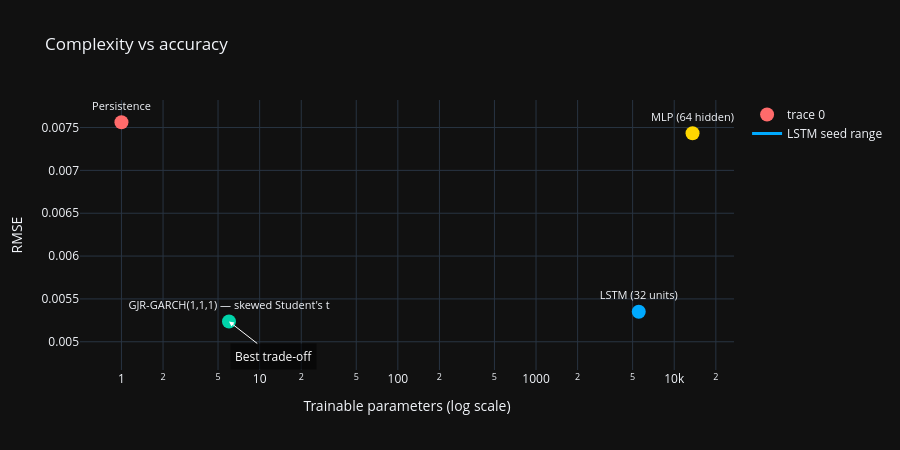

The cell this chart's notebook holds for it:
### Markdown cell above
### Complexity versus accuracy

### Code cell
models = {
    'Persistence': (0, pers_rmse_check),
    GARCH_LABEL: (garch_n_params, GARCH_RMSE),
    f'MLP ({MLP_HIDDEN} hidden)': (mlp_params, mlp_rmse),
    f'LSTM ({LSTM_UNITS} units)': (lstm_params, lstm_rmse),
}

names = list(models.keys())
params_plot = [max(v[0], 1) for v in models.values()]
rmses = [v[1] for v in models.values()]

frontier = []
for i, (n_i, r_i) in enumerate(zip(params_plot, rmses)):
    dominated = any((n_j <= n_i and r_j < r_i)
                    for j, (n_j, r_j) in enumerate(zip(params_plot, rmses))
                    if j != i)
    if not dominated:
        frontier.append(i)

best_i = min(frontier, key=lambda i: rmses[i])

fig = go.Figure()
fig.add_trace(go.Scatter(
    x=params_plot, y=rmses, mode='markers+text', text=names,
    textposition='top center',
    marker=dict(size=14, color=['#ff6b6b', '#00d4aa', '#ffd700', '#00aaff']),
    textfont=dict(size=11),
))
# LSTM seed spread as a vertical bar: the point estimate is not the whole story.
fig.add_trace(go.Scatter(
    x=[lstm_params, lstm_params], y=[lstm_rmse_min, lstm_rmse_max],
    mode='lines', line=dict(color='#00aaff', width=3),
    name='LSTM seed range', showlegend=True,
))
fig.add_annotation(x=np.log10(params_plot[best_i]), y=rmses[best_i],
                   text='Best trade-off', showarrow=True, arrowhead=2,
                   arrowcolor='white', ax=45, ay=35,
                   font=dict(color='white', size=12),
                   bgcolor='rgba(0,0,0,0.55)', borderpad=4)
fig.update_layout(template='plotly_dark', title='Complexity vs accuracy',
                  xaxis_title='Trainable parameters (log scale)',
                  yaxis_title='RMSE', xaxis_type='log', height=450)
fig.show()

if lstm_garch_tie:
    complexity_note = (
        f'On this seed the LSTM matches GARCH at '
        f'{lstm_params / garch_n_params:,.0f} times the parameter count.'
    )
elif garch_wins:
    complexity_note = (
        "Neither network improved on GARCH's RMSE on this seed, so on the "
        "metric this chart plots the additional complexity bought nothing."
    )
else:
    complexity_note = (
        'A network had lower RMSE than GARCH on this seed, at substantial '
        'complexity cost.'
    )

display(Markdown(f"""
{GARCH_LABEL} achieves its accuracy with {garch_n_params} parameters. The MLP
uses {mlp_params:,} and the LSTM {lstm_params:,}. {complexity_note}

The vertical bar on the LSTM marker is its range across {len(SEED_LIST)} seeds.
GARCH has no such bar because it has no seed to vary: refitting it on the same
data returns the same answer.

The efficient frontier contains {len(frontier)} of the four models; the
remainder are dominated, meaning another model achieves lower RMSE with no
more parameters.
"""))

### Figure 1 — Plotly figure (JSON) as saved in the notebook; plotly's stock layout.template omitted (floating-point values rounded to 4 significant figures)
{"data": [{"marker": {"color": ["#ff6b6b", "#00d4aa", "#ffd700", "#00aaff"], "size": 14}, "mode": "markers+text", "text": ["Persistence", "GJR-GARCH(1,1,1) — skewed Student's t", "MLP (64 hidden)", "LSTM (32 units)"], "textfont": {"size": 11}, "textposition": "top center", "type": "scatter", "x": [1, 6, 13569, 5537], "y": [0.007562, 0.005236, 0.007433, 0.00535]}, {"line": {"color": "#00aaff", "width": 3}, "mode": "lines", "name": "LSTM seed range", "showlegend": true, "type": "scatter", "x": [5537, 5537], "y": [0.00535, 0.005407]}], "layout": {"annotations": [{"arrowcolor": "white", "arrowhead": 2, "ax": 45, "ay": 35, "bgcolor": "rgba(0,0,0,0.55)", "borderpad": 4, "font": {"color": "white", "size": 12}, "showarrow": true, "text": "Best trade-off", "x": 0.7782, "y": 0.005236}], "height": 450, "title": {"text": "Complexity vs accuracy"}, "xaxis": {"title": {"text": "Trainable parameters (log scale)"}, "type": "log"}, "yaxis": {"title": {"text": "RMSE"}}}}
